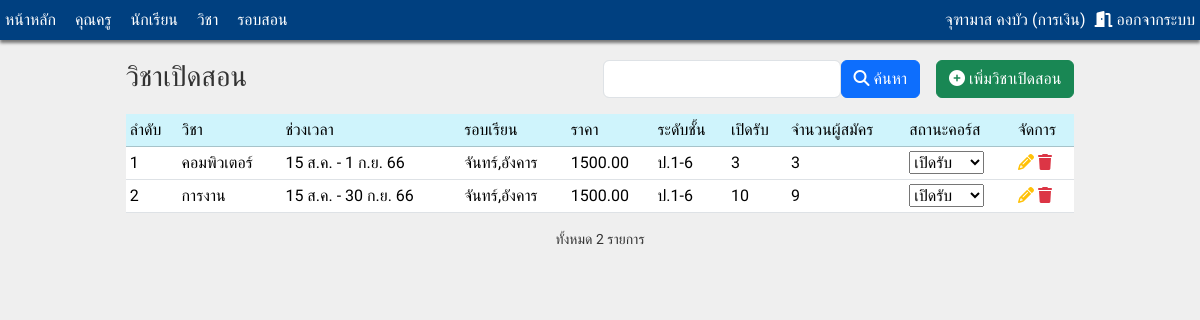
Page /admin/course.php (signed in) on the committed database.
### tables this page shows
CREATE TABLE `course` (
  `cou_id` int(5) NOT NULL COMMENT 'รหัสคอร์ส',
  `sub_id` int(5) DEFAULT NULL COMMENT 'รหัสวิชา',
  `cou_period` varchar(50) DEFAULT NULL COMMENT 'ช่วงเวลา',
  `cou_round` varchar(50) DEFAULT NULL COMMENT 'รอบเรียน',
  `cou_price` decimal(10,2) DEFAULT NULL COMMENT 'ราคา',
  `cou_level` varchar(50) DEFAULT NULL COMMENT 'ชั้นปี',
  `cou_limit` int(3) DEFAULT NULL COMMENT 'จำนวนเปิดรับ',
  `cou_regis` int(3) DEFAULT NULL COMMENT 'จำนวนสมัคร',
  `cou_status` enum('เปิดรับ','ปิดรับ','เริ่มคอร์ส','จบคอร์ส') DEFAULT NULL COMMENT 'สถานะ'
);

CREATE TABLE `subject` (
  `sub_id` int(5) NOT NULL COMMENT 'รหัสวิชา',
  `sub_name` varchar(100) DEFAULT NULL COMMENT 'ชื่อวิชา',
  `sub_detail` varchar(2000) DEFAULT NULL COMMENT 'รายละเอียด',
  `sub_image` varchar(100) DEFAULT NULL COMMENT 'รูปภาพ'
);

### admin/course.php (the view, shortened to what this page needs)
<?php
include("../inc_connect.php");
?>
<!DOCTYPE html>
<html lang="en">
<head>
    <link rel="stylesheet" href="https://cdnjs.cloudflare.com/ajax/libs/font-awesome/6.4.0/css/all.min.css" />
    <link href="https://cdn.jsdelivr.net/npm/bootstrap@5.3.1/dist/css/bootstrap.min.css" rel="stylesheet">
    <link rel="stylesheet" href="../css/mystyle.css">
</head>
<body>
    <?php include("inc_menu.php");?>
    <div class="container">
        <div style="margin:auto;width:85%;">
            <h3 class="float-start mb-3" > วิชาเปิดสอน </h3>
            <form action="" method="post">
              <button type ="button" class="btn btn-success float-end mb-3 ms-3" onclick="window.location='course_insert.php';"> <i class="fa-solid fa-circle-plus"></i> เพิ่มวิชาเปิดสอน </button>
                <button type ="submit" class="btn btn-primary float-end mb-3"> <i class="fa-solid fa-magnifying-glass"></i> ค้นหา </button>
                <input type="text" name="keyword" class="form-control w-25 float-end mb-3">
            </form>
            <table class ="table table-sm">
                <tr class= "table-info">
                    <td>ลำดับ</td>
                    <td>วิชา</td>
                    <td>ช่วงเวลา</td>
                    <td>รอบเรียน</td>
                    <td>ราคา</td>
                    <td>ระดับชั้น</td>
                    <td>เปิดรับ</td>
                    <td>จำนวนผู้สมัคร</td>
                    <td>สถานะคอร์ส</td>
                    <td>จัดการ</td>
                </tr>
                <?php
                $cnt = 0;
                $sql = " SELECT c.*,s.sub_name FROM `course` c
                LEFT JOIN subject s on c.sub_id=s.sub_id
                WHERE 1 ";
                $rst = mysqli_query($conn,$sql);
                while ($arr =mysqli_fetch_array($rst))
                {
                  $id="coustatus_".$arr ['cou_id'];
                    $cnt++;
                    ?>
                    <tr style= "background-color:#FFFFFF;">
                        <td> <?php echo $cnt; ?></td>
                        <td> <?php echo $arr ['sub_name']?></td>
                        <td> <?php echo $arr ['cou_period']?></td>
                        <td> <?php echo $arr ['cou_round']?></td>
                        <td> <?php echo $arr ['cou_price']?></td>
                        <td> <?php echo $arr ['cou_level']?></td>
                        <td> <?php echo $arr ['cou_limit']?></td>
                        <td> <?php echo $arr ['cou_regis']?></td>
                        <td>
                          <select id=<?php echo $id;?> name=<?php echo $id;?> onchange="cou_up_status('<?php echo $id;?>');" >
                            <option value="เปิดรับ" <?php if($arr ['cou_status']=='เปิดรับ'){echo " selected";}else{echo "";}?>>เปิดรับ</option>
                        </select>
                      </td>
                      <td>
                      <a href ="course_edit.php?tid=<?php echo $arr ['cou_id'];?>" title="แก้ไข"><i class="fa-solid fa-pencil text-warning"></i></a>
                      <a href="#" title="ลบ" onclick="delete_cou('<?php echo $arr ['cou_id']?>','<?php echo $arr ['sub_name']?>')"><i class="fa-solid fa-trash text-danger"></i></a>
                  </td>
                    </tr>
                    <?php
                }
                ?>
            </table>
            <p class ="text-center small"> ทั้งหมด <?php echo $cnt ?> รายการ </p>
    </div>
</body>
</html>

### css/mystyle.css (style rules this page uses)
body { font-size: 16px; font-family: 'Sarabun','Sriracha','Itim'; color: #333333; background-color: #EFEFEF; margin: 0; padding: 0; }

### rows in the picture
course: sub.sub_name "คอมพิวเตอร์", cou_period "15 ส.ค. - 1 ก.ย. 66", cou_round "จันทร์,อังคาร", cou_price "1500.00", cou_level "ป.1-6", cou_limit "3", cou_regis "3", cou_status+cou_id "เปิดรับ"
course: sub.sub_name "การงาน", cou_period "15 ส.ค. - 30 ก.ย. 66", cou_round "จันทร์,อังคาร", cou_price "1500.00", cou_level "ป.1-6", cou_limit "10", cou_regis "9", cou_status+cou_id "เปิดรับ"

### other values in the picture
$_SESSION['login_name'] "จุฑามาส คงบัว"
$_SESSION['login_position'] "การเงิน"
$cnt "2"
